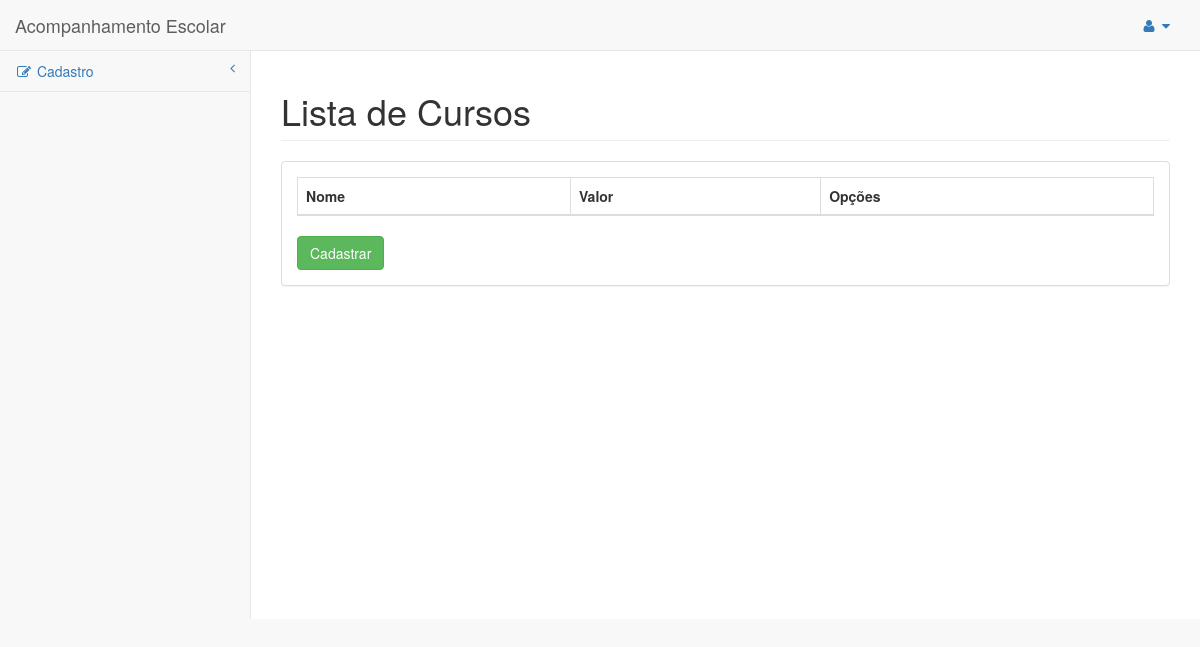
The page /index.php/curso on the database as committed earlier.
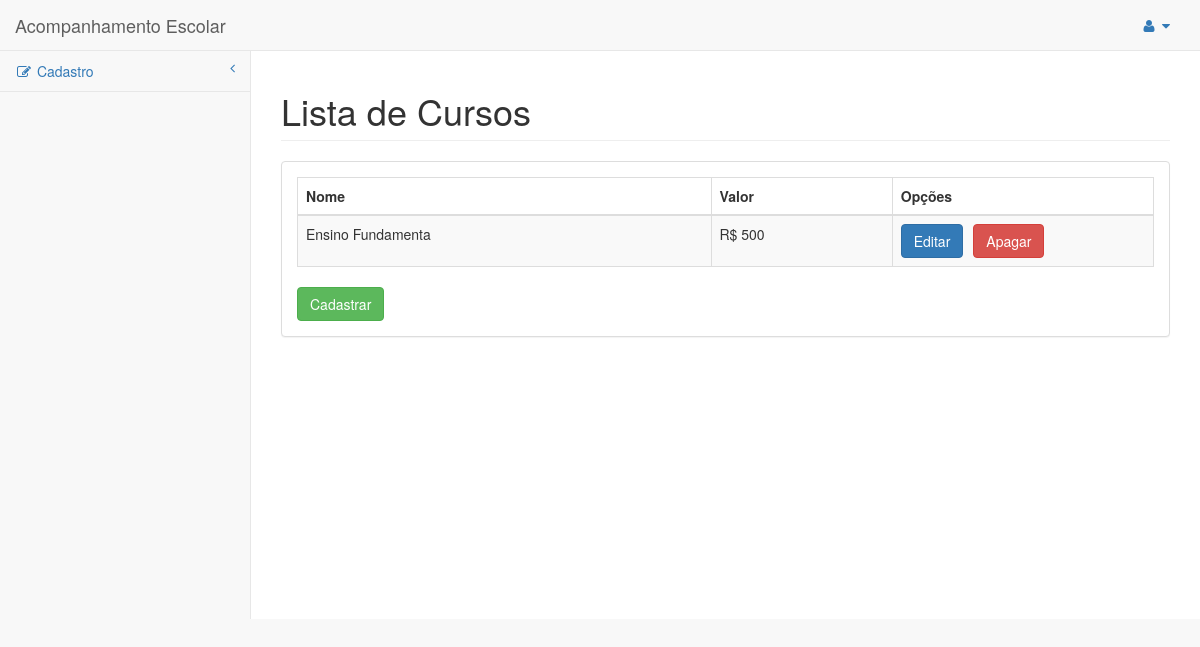
The same page on the database as committed later.
### tables this page shows
CREATE TABLE `curso` (
  `id` int(11) NOT NULL,
  `nome_curso` varchar(45) NOT NULL,
  `valor_curso` double NOT NULL
);

### application/controllers/Curso.php (called while the page is built, shortened)
<?php
class Curso extends CI_Controller {
	public function index()
	{
	   $this->listar();
	}
    public function __construct()
    {
        $this->load->model('M_curso');
    }
    public function listar ()
    {
        $data['cursos'] = $this->M_curso->get()->result();
        $data['tipo'] = $this->session->userdata('tipo_login');
        $this->load->view('curso/listCurso',$data);
    }
}

### index.php (called while the page is built, shortened)
<?php
require_once BASEPATH.'core/CodeIgniter.php';

### application/models/M_curso.php (called while the page is built, shortened)
<?php
class M_curso extends CI_Model
{
    private $tabel = 'curso';
    public function get($id = null){
        $this->db->order_by("id", 'desc');
        return $this->db->get($this->tabel);
    }
}

### application/views/curso/listCurso.php (the view, shortened to what this page needs)
<div id="wrapper">
    <div id="page-wrapper">
        <div class="row">
            <div class="col-lg-12">
                <h1 class="page-header">Lista de Cursos</h1>
            </div>
        </div>
        <div class="row">
            <div class="col-lg-12">
                <div class="panel panel-default">
                    <div class="panel-body">
                        <div class="table-responsive">
                            <table class="table table-bordered table-striped">
                                <thead>
                                    <tr>
                                        <th>Nome</th>
                                        <th>Valor</th>
                  			            <th>Opções</th>
                                    </tr>
                                </thead>
                                <tbody>
                                <?php foreach ($cursos as $curso):?>
                                    <tr>
                                        <td><?php echo $curso->nome_curso?></td>
                                        <td>R$ <?php echo $curso->valor_curso?></td>
                                        <td><?php echo  form_open('curso/editar', ["style"=>"float: left;margin-right: 10px;"])  ?>
                                        		<button type="submit" class="btn btn-primary">Editar</button>
                                       		<?php echo form_close()?>
                                       		<?php echo  form_open('curso/apagar')  ?>
                                        		<button type="submit" class="btn btn-danger" style="float: left; mar">Apagar</button>
                                       		<?php echo form_close()?>
                                        </td>
                                    </tr>
                                  <?php endforeach; ?>
                                </tbody>
                            </table>
                        </div>
                        <?php echo  form_open('curso/cadastrar')  ?>
                        <button type="submit" class="btn btn-success">Cadastrar</button>
                        <?php echo form_close()?>
                    </div>
                </div>
            </div>
        </div>
    </div>
</div>

Rows that differ between the two databases and show on the page:
added curso: nome_curso "Ensino Fundamenta", valor_curso "500"
